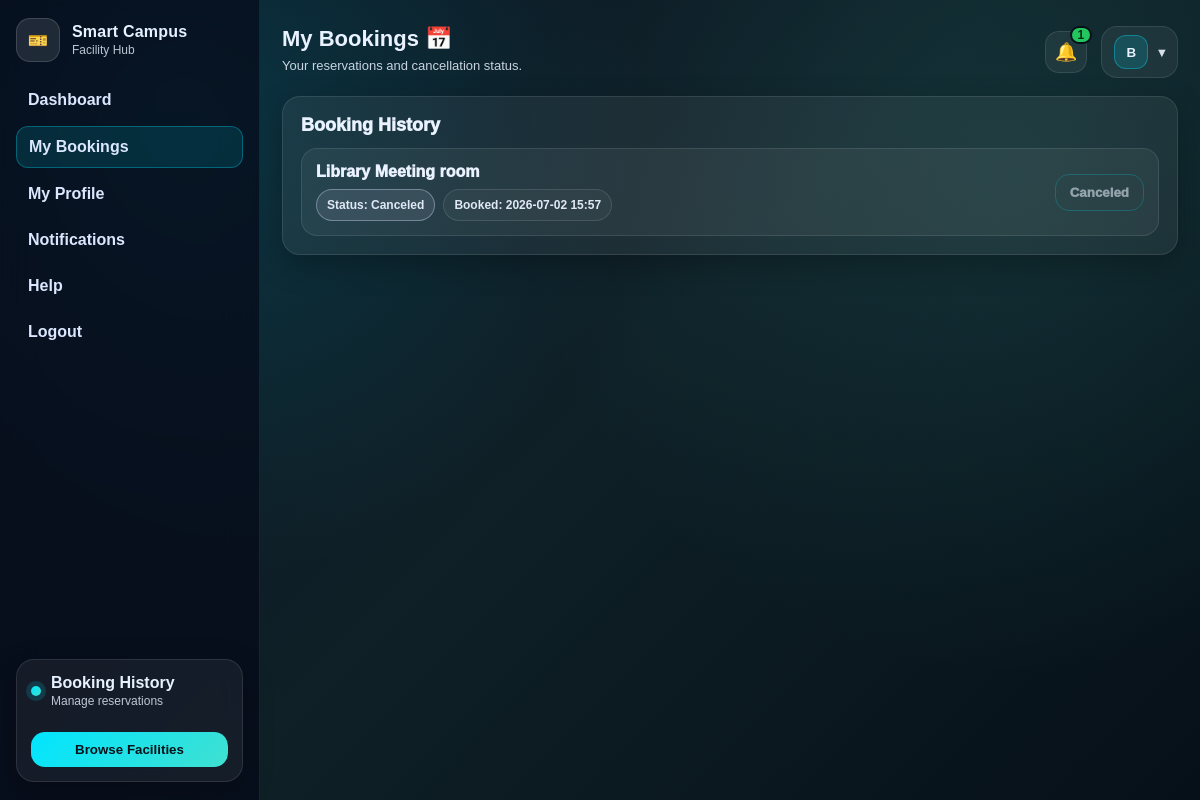
/bookings (signed in), run on an earlier commit of the app's database.
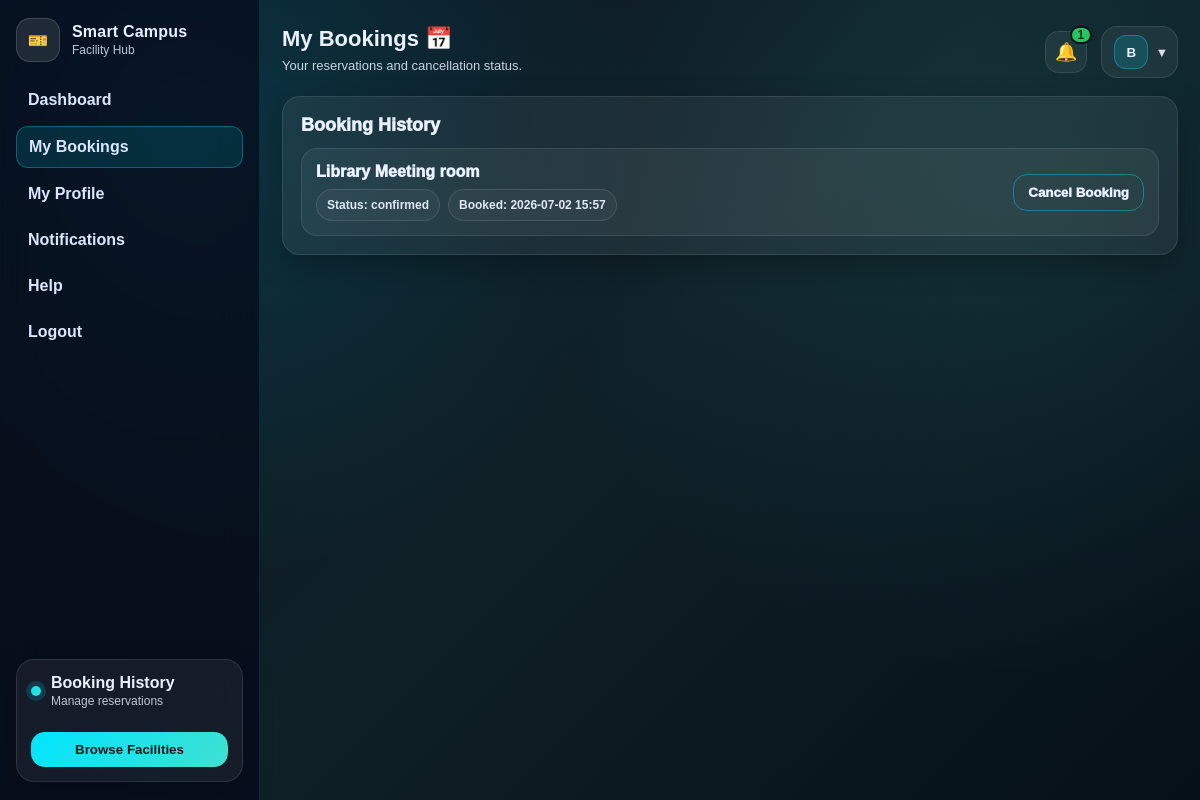
And on a later commit of the database.
### tables this page shows
CREATE TABLE bookings (
        id INTEGER PRIMARY KEY AUTOINCREMENT,
        user_id INTEGER,
        facility_id INTEGER,
        date TEXT,
        time TEXT,
        status TEXT,
        is_approved INTEGER DEFAULT 0
    , facility_title TEXT, created_at TEXT DEFAULT (datetime('now')));

CREATE TABLE facilities (
        id INTEGER PRIMARY KEY AUTOINCREMENT,
        name TEXT,
        location TEXT,
        description TEXT,
        image_filenames TEXT DEFAULT ''
    , category TEXT DEFAULT 'others', capacity INTEGER DEFAULT 0, view_360_filename TEXT DEFAULT '');

### app.py (the view)
@app.route('/bookings')
def my_bookings():
    guard = require_student()
    if guard: return guard
    conn = get_db()
    user_id = session.get('user_id')
    rows = conn.execute("""
        SELECT b.id, f.name AS facility_title, b.date, b.time, b.status, b.is_approved
        FROM bookings b
        JOIN facilities f ON b.facility_id = f.id
        WHERE b.user_id = ?
        ORDER BY b.id DESC
    """, (user_id,)).fetchall()
    notif_count = conn.execute(
        "SELECT COUNT(*) as cnt FROM booking_notifications WHERE user_id=? AND is_sent=0",
        (user_id,)
    ).fetchone()["cnt"]
    conn.close()
    bookings = [dict(r) | {'created_at': f"{r['date']} {r['time']}"} for r in rows]
    return render_template('smart_hub_bookings.html', name=session.get('user_name', 'User'), bookings=bookings, notification_count=notif_count)

### app.py (called while the page is built)
def get_db():
    conn = sqlite3.connect("database.db")
    conn.row_factory = sqlite3.Row
    return conn

def require_student():
    if "user_id" not in session:
        flash("Please log in to continue.")
        return redirect('/login')
    if session.get("role") == "admin":
        session.clear()
        session.modified = True
        flash("Access denied. Please log in as a student.")
        return redirect('/login')
    return None

### smart-hub/templates/smart_hub_bookings.html (shortened to what the changed rows need)
<!DOCTYPE html>
<html lang="en">
<head>
  <link rel="stylesheet" href="{{ url_for('static', filename='hub.css') }}">
</head>
<body class="dashboard-page">
  <main class="main">
    <section class="profile-layout" style="margin-top:10px;">
      <section class="profile-card" style="flex:1; min-width:360px;">
        <h2 class="profile-title">Booking History</h2>
        <div class="bookings-list">
          {% if bookings %}
            {% for b in bookings %}
              <div class="booking-item">
                <div class="booking-left">
                  <div class="booking-title">{{ b.facility_title }}</div>
                  <div class="booking-meta">
                    {% if b.status == 'approved' %}
                      <span class="booking-chip" style="border-color:rgba(34,197,94,0.7); background:rgba(34,197,94,0.18);">Status: <b>Approved</b></span>
                    {% elif b.status == 'rejected' %}
                      <span class="booking-chip" style="border-color:rgba(239,68,68,0.75); background:rgba(239,68,68,0.18);">Status: <b>Rejected</b></span>
                    {% elif b.status == 'canceled' %}
                      <span class="booking-chip" style="border-color:rgba(148,163,184,0.7); background:rgba(148,163,184,0.18);">Status: <b>Canceled</b></span>
                    {% else %}
                      <span class="booking-chip">Status: <b>{{ b.status }}</b></span>
                    {% endif %}
                    <span class="booking-chip">Booked: <b>{{ b.created_at }}</b></span>
                  </div>
                </div>
                <div class="booking-right">
                  {% if b.status != 'canceled' %}
                    <form method="POST" action="/booking/cancel/{{ b.id }}" onsubmit="return confirm('Cancel this booking?')">
                      <button class="btn btn-outline btn-cancel" type="submit">Cancel Booking</button>
                    </form>
                  {% else %}
                    <button class="btn btn-outline btn-cancel" type="button" disabled style="opacity:0.55; cursor:not-allowed;">Canceled</button>
                  {% endif %}
                </div>
              </div>
            {% endfor %}
          {% else %}
            <div class="empty">No bookings yet.</div>
          {% endif %}
        </div>
      </section>
    </section>
  </main>
</body>
</html>

What changed in the data, as far as the page shows it:
changed bookings "Library Meeting room": status (not shown) → "confirmed"; status "Canceled Canceled" → "Cancel Booking"
